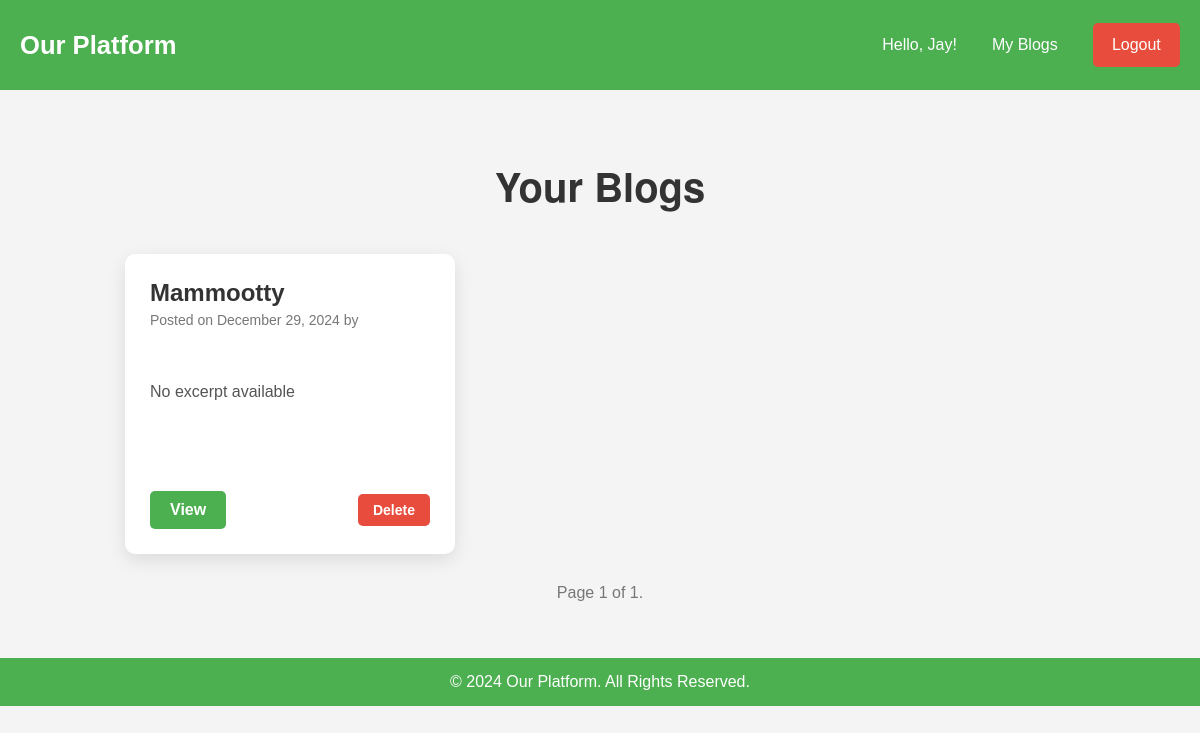
Page /user-blogs/ (signed in) on the committed database.
### app1/models.py (models this page shows, shortened)
class CustomUser(AbstractUser):
    age = models.PositiveIntegerField(default=18)
    dob = models.DateField(null=True, blank=True)  # Make dob optional
    location = models.CharField(max_length=255)
    image = models.ImageField(upload_to='profile_images/', null=True, blank=True)
    groups = models.ManyToManyField(
        'auth.Group',
        related_name='customuser_set',
        blank=True,
        help_text='The groups this user belongs to.'
    )
    user_permissions = models.ManyToManyField(
        'auth.Permission',
        related_name='customuser_set',
        blank=True,
        help_text='Specific permissions for this user.'
    )

class Post(models.Model):
    user = models.ForeignKey(User, on_delete=models.CASCADE, related_name='posts')
    title = models.CharField(max_length=255)
    content = models.TextField()
    image = models.ImageField(upload_to='post_images/', null=True, blank=True)
    created_at = models.DateTimeField(auto_now_add=True)
    class Meta:
        ordering = ['-created_at']

### app1/views.py (the view)
# urls.py: path('user-blogs/', user_blogs, name='user_blogs'),
def user_blogs(request):
    if request.user.is_authenticated:
        user_blogs = Post.objects.filter(user=request.user)
        paginator = Paginator(user_blogs, 5)  # Show 5 posts per page
        page_number = request.GET.get('page')
        page_obj = paginator.get_page(page_number)
        return render(request, 'user_blogs.html', {'page_obj': page_obj})
    else:
        return redirect('login')

### templates/user_blogs.html (shortened to what this page needs)
{% extends 'base.html' %}
{% block content %}
<div class="blogs-container">
    <h1>Your Blogs</h1>
    {% if page_obj.object_list %}
        <div class="blogs-list">
            {% for blog in page_obj.object_list %}
                <div class="blog-card">
                    <div class="blog-header">
                        <a href="{% url 'blog_detail' blog.id %}" class="blog-title">{{ blog.title }}</a>
                        <p class="blog-meta">Posted on {{ blog.created_at|date:"F j, Y" }} by {{ blog.author.username }}</p>
                    </div>
                    <p class="blog-excerpt">{{ blog.excerpt|default:"No excerpt available" }}</p>
                    <div class="blog-actions">
                        <a href="{% url 'blog_detail' blog.id %}" class="view-button">View</a>
                        <form method="POST" action="{% url 'delete_blog' blog.id %}" class="delete-form">
                            <button type="submit" class="delete-button">Delete</button>
                        </form>
                    </div>
                </div>
            {% endfor %}
        </div>
        <div class="pagination">
            <span class="step-links">
                <span class="current">
                    Page {{ page_obj.number }} of {{ page_obj.paginator.num_pages }}.
                </span>
            </span>
        </div>
    {% else %}
        <p class="no-blogs-message">You have not created any blogs yet.</p>
    {% endif %}
</div>
{% endblock %}

### templates/base.html (shortened to what this page needs)
<!DOCTYPE html>
<html lang="en">
<head>
</head>
<body>
    <header>
        <nav>
            <div class="logo">
                <a href="{% url 'home' %}" style="color: white; text-decoration: none;">Our Platform</a>
            </div>
            {% if user.is_authenticated %}
                <div class="nav-auth">
                    <p>Hello, {{ user.username }}!</p>
                    <a href="{% url 'user_blogs' %}" class="cta-button">My Blogs</a>
                    <form method="POST" action="{% url 'logout' %}">
                        <button type="submit" class="logout-button">Logout</button>
                    </form>
                </div>
            {% else %}
                <div class="cta-buttons">
                    <a href="{% url 'login' %}" class="cta-button">Login</a>
                    <a href="{% url 'register' %}" class="cta-button">Register</a>
                </div>
            {% endif %}
        </nav>
    </header>
    {% block content %}{% endblock %}
    <footer>
        <p style="text-align: center; padding: 15px; background-color: #4CAF50; color: white;">
            &copy; 2024 Our Platform. All Rights Reserved.
        </p>
    </footer>
</body>
</html>

### templates/base.html (style rules this page uses)
body { font-family: Arial, sans-serif; margin: 0; padding: 0; background-color: #f4f4f4; color: #333; }
header { background-color: #4CAF50; color: white; padding: 20px 0; text-align: center; }
nav { display: flex; justify-content: space-between; align-items: center; max-width: 1200px; margin: 0 auto; padding: 0 20px; }
.logo { font-size: 1.6em; font-weight: bold; color: white; }
.cta-button { padding: 10px 20px; font-size: 1em; color: white; background-color: #4CAF50; border: none; border-radius: 5px; cursor: pointer; text-decoration: none; }
.logout-button { background-color: #e74c3c; color: white; padding: 0.8rem 1.2rem; border: none; border-radius: 5px; cursor: pointer; font-size: 1rem; }
.nav-auth { display: flex; gap: 15px; align-items: center; }

### templates/user_blogs.html (style rules this page uses)
.blogs-container { max-width: 900px; margin: 0 auto; padding: 40px; text-align: center; }
h1 { font-size: 40px; color: #333; margin-bottom: 40px; font-family: 'Helvetica Neue', sans-serif; font-weight: 600; }
.blogs-list { display: grid; grid-template-columns: repeat(auto-fill, minmax(280px, 1fr)); gap: 30px; justify-items: center; }
.blog-card { background-color: #fff; box-shadow: 0 6px 18px rgba(0, 0, 0, 0.1); border-radius: 10px; padding: 25px; transition: transform 0.3s ease, box-shadow 0.3s ease; display: flex; flex-direction: column; justify-content: space-between; min-height: 250px; width: 100%; text-align: left; }
.blog-header { margin-bottom: 20px; }
.blog-title { font-size: 24px; font-weight: 700; color: #333; text-decoration: none; display: block; transition: color 0.3s; }
.blog-meta { font-size: 14px; color: #777; margin-top: 5px; }
.blog-excerpt { font-size: 16px; color: #555; line-height: 1.6; margin-bottom: 20px; height: 90px; overflow: hidden; text-overflow: ellipsis; display: -webkit-box; -webkit-line-clamp: 3; -webkit-box-orient: vertical; }
.blog-actions { display: flex; justify-content: space-between; align-items: center; }
.view-button, .delete-button { padding: 10px 20px; font-size: 16px; font-weight: 600; border-radius: 5px; cursor: pointer; text-decoration: none; display: inline-block; transition: all 0.3s ease; }
.view-button { background-color: #4CAF50; color: white; border: none; }
.delete-button { background-color: #e74c3c; color: white; border: none; font-size: 14px; padding: 8px 15px; border-radius: 5px; transition: background-color 0.3s ease, transform 0.3s ease; }
.delete-form { margin: 0; }
.pagination { margin-top: 30px; text-align: center; }
.pagination .step-links a, .pagination .step-links .current { font-size: 16px; color: #4CAF50; text-decoration: none; margin: 0 5px; }
.pagination .step-links .current { color: #777; }

### rows in the picture
CustomUser: username "Jay"
Post: title "Mammootty", created_at "December 29, 2024", excerpt "No excerpt available"

### other values in the picture
{{ page_obj.number }} "1"
{{ page_obj.paginator.num_pages }} "1"
